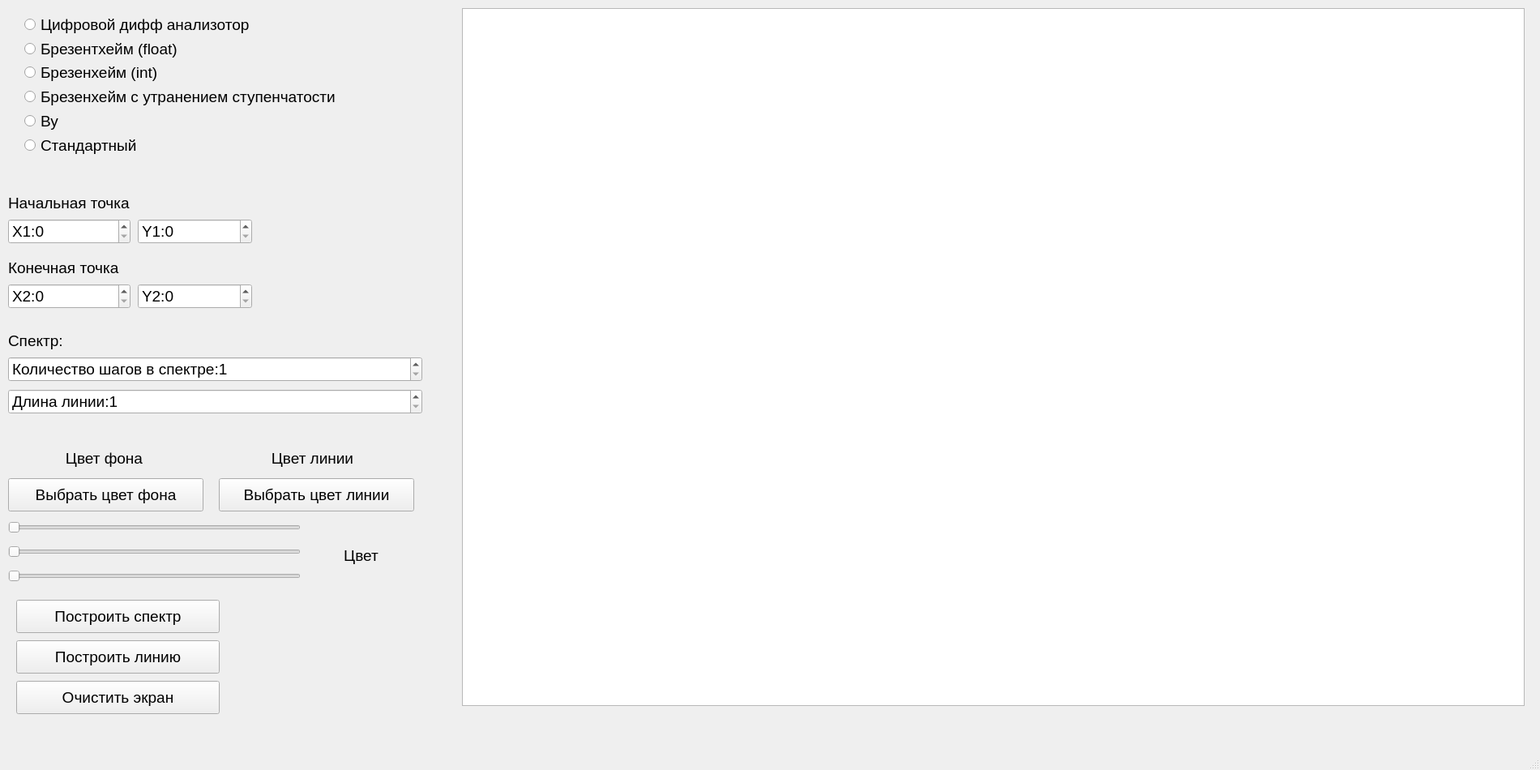
<?xml version="1.0" encoding="UTF-8"?>
<ui version="4.0">
 <class>MainWindow</class>
 <widget class="QMainWindow" name="MainWindow">
  <property name="geometry">
   <rect>
    <x>0</x>
    <y>0</y>
    <width>1900</width>
    <height>950</height>
   </rect>
  </property>
  <property name="windowTitle">
   <string>MainWindow</string>
  </property>
  <widget class="QWidget" name="centralwidget">
   <widget class="QPushButton" name="buttonSetFront">
    <property name="geometry">
     <rect>
      <x>10</x>
      <y>590</y>
      <width>241</width>
      <height>41</height>
     </rect>
    </property>
    <property name="font">
     <font>
      <pointsize>14</pointsize>
     </font>
    </property>
    <property name="text">
     <string>Выбрать цвет фона</string>
    </property>
   </widget>
   <widget class="QSlider" name="sliderRed">
    <property name="geometry">
     <rect>
      <x>10</x>
      <y>640</y>
      <width>361</width>
      <height>22</height>
     </rect>
    </property>
    <property name="font">
     <font>
      <pointsize>14</pointsize>
     </font>
    </property>
    <property name="maximum">
     <number>255</number>
    </property>
    <property name="orientation">
     <enum>Qt::Horizontal</enum>
    </property>
   </widget>
   <widget class="QSlider" name="sliderGreen">
    <property name="geometry">
     <rect>
      <x>10</x>
      <y>700</y>
      <width>361</width>
      <height>22</height>
     </rect>
    </property>
    <property name="font">
     <font>
      <pointsize>14</pointsize>
     </font>
    </property>
    <property name="maximum">
     <number>255</number>
    </property>
    <property name="orientation">
     <enum>Qt::Horizontal</enum>
    </property>
   </widget>
   <widget class="QSlider" name="sliderBlue">
    <property name="geometry">
     <rect>
      <x>10</x>
      <y>670</y>
      <width>361</width>
      <height>22</height>
     </rect>
    </property>
    <property name="font">
     <font>
      <pointsize>14</pointsize>
     </font>
    </property>
    <property name="maximum">
     <number>255</number>
    </property>
    <property name="orientation">
     <enum>Qt::Horizontal</enum>
    </property>
   </widget>
   <widget class="QLabel" name="label">
    <property name="geometry">
     <rect>
      <x>380</x>
      <y>650</y>
      <width>131</width>
      <height>71</height>
     </rect>
    </property>
    <property name="font">
     <font>
      <pointsize>14</pointsize>
     </font>
    </property>
    <property name="autoFillBackground">
     <bool>true</bool>
    </property>
    <property name="text">
     <string>Цвет</string>
    </property>
    <property name="alignment">
     <set>Qt::AlignCenter</set>
    </property>
   </widget>
   <widget class="QPushButton" name="buttonSetLine">
    <property name="geometry">
     <rect>
      <x>270</x>
      <y>590</y>
      <width>241</width>
      <height>41</height>
     </rect>
    </property>
    <property name="font">
     <font>
      <pointsize>14</pointsize>
     </font>
    </property>
    <property name="text">
     <string>Выбрать цвет линии</string>
    </property>
   </widget>
   <widget class="QRadioButton" name="redioDifAnal">
    <property name="geometry">
     <rect>
      <x>30</x>
      <y>10</y>
      <width>391</width>
      <height>41</height>
     </rect>
    </property>
    <property name="font">
     <font>
      <pointsize>14</pointsize>
     </font>
    </property>
    <property name="text">
     <string>Цифровой дифф анализотор</string>
    </property>
   </widget>
   <widget class="QRadioButton" name="radioBrenFlo">
    <property name="geometry">
     <rect>
      <x>30</x>
      <y>40</y>
      <width>291</width>
      <height>41</height>
     </rect>
    </property>
    <property name="font">
     <font>
      <pointsize>14</pointsize>
     </font>
    </property>
    <property name="text">
     <string>Брезентхейм (float)</string>
    </property>
   </widget>
   <widget class="QRadioButton" name="radioBrenInt">
    <property name="geometry">
     <rect>
      <x>30</x>
      <y>69</y>
      <width>241</width>
      <height>41</height>
     </rect>
    </property>
    <property name="font">
     <font>
      <pointsize>14</pointsize>
     </font>
    </property>
    <property name="text">
     <string>Брезенхейм (int)</string>
    </property>
   </widget>
   <widget class="QRadioButton" name="redioBrenGlu">
    <property name="geometry">
     <rect>
      <x>30</x>
      <y>99</y>
      <width>481</width>
      <height>41</height>
     </rect>
    </property>
    <property name="font">
     <font>
      <pointsize>14</pointsize>
     </font>
    </property>
    <property name="text">
     <string>Брезенхейм с утранением ступенчатости</string>
    </property>
   </widget>
   <widget class="QRadioButton" name="redioVu">
    <property name="geometry">
     <rect>
      <x>30</x>
      <y>129</y>
      <width>95</width>
      <height>41</height>
     </rect>
    </property>
    <property name="font">
     <font>
      <pointsize>14</pointsize>
     </font>
    </property>
    <property name="text">
     <string>Ву</string>
    </property>
   </widget>
   <widget class="QRadioButton" name="radioButStandart">
    <property name="geometry">
     <rect>
      <x>30</x>
      <y>159</y>
      <width>241</width>
      <height>41</height>
     </rect>
    </property>
    <property name="font">
     <font>
      <pointsize>14</pointsize>
     </font>
    </property>
    <property name="text">
     <string>Стандартный</string>
    </property>
   </widget>
   <widget class="QGraphicsView" name="graphicsView">
    <property name="geometry">
     <rect>
      <x>570</x>
      <y>10</y>
      <width>1311</width>
      <height>861</height>
     </rect>
    </property>
    <property name="verticalScrollBarPolicy">
     <enum>Qt::ScrollBarAlwaysOff</enum>
    </property>
    <property name="horizontalScrollBarPolicy">
     <enum>Qt::ScrollBarAlwaysOff</enum>
    </property>
   </widget>
   <widget class="QLabel" name="label_2">
    <property name="geometry">
     <rect>
      <x>10</x>
      <y>235</y>
      <width>221</width>
      <height>31</height>
     </rect>
    </property>
    <property name="font">
     <font>
      <pointsize>14</pointsize>
     </font>
    </property>
    <property name="text">
     <string>Начальная точка</string>
    </property>
   </widget>
   <widget class="QSpinBox" name="spinStartX">
    <property name="geometry">
     <rect>
      <x>10</x>
      <y>270</y>
      <width>151</width>
      <height>31</height>
     </rect>
    </property>
    <property name="font">
     <font>
      <pointsize>14</pointsize>
     </font>
    </property>
    <property name="prefix">
     <string>X1:</string>
    </property>
    <property name="maximum">
     <number>100000</number>
    </property>
   </widget>
   <widget class="QSpinBox" name="spinStartY">
    <property name="geometry">
     <rect>
      <x>170</x>
      <y>270</y>
      <width>141</width>
      <height>31</height>
     </rect>
    </property>
    <property name="font">
     <font>
      <pointsize>14</pointsize>
     </font>
    </property>
    <property name="prefix">
     <string>Y1:</string>
    </property>
    <property name="maximum">
     <number>100000</number>
    </property>
   </widget>
   <widget class="QSpinBox" name="spinEndX">
    <property name="geometry">
     <rect>
      <x>10</x>
      <y>350</y>
      <width>151</width>
      <height>31</height>
     </rect>
    </property>
    <property name="font">
     <font>
      <pointsize>14</pointsize>
     </font>
    </property>
    <property name="prefix">
     <string>X2:</string>
    </property>
    <property name="maximum">
     <number>100000</number>
    </property>
   </widget>
   <widget class="QSpinBox" name="spinEndY">
    <property name="geometry">
     <rect>
      <x>170</x>
      <y>350</y>
      <width>141</width>
      <height>31</height>
     </rect>
    </property>
    <property name="font">
     <font>
      <pointsize>14</pointsize>
     </font>
    </property>
    <property name="prefix">
     <string>Y2:</string>
    </property>
    <property name="maximum">
     <number>100000</number>
    </property>
   </widget>
   <widget class="QLabel" name="label_3">
    <property name="geometry">
     <rect>
      <x>10</x>
      <y>315</y>
      <width>181</width>
      <height>31</height>
     </rect>
    </property>
    <property name="font">
     <font>
      <pointsize>14</pointsize>
     </font>
    </property>
    <property name="text">
     <string>Конечная точка</string>
    </property>
   </widget>
   <widget class="QSpinBox" name="spinBox">
    <property name="geometry">
     <rect>
      <x>10</x>
      <y>440</y>
      <width>511</width>
      <height>31</height>
     </rect>
    </property>
    <property name="font">
     <font>
      <pointsize>14</pointsize>
     </font>
    </property>
    <property name="accessibleName">
     <string/>
    </property>
    <property name="accessibleDescription">
     <string/>
    </property>
    <property name="specialValueText">
     <string/>
    </property>
    <property name="prefix">
     <string>Количество шагов в спектре:</string>
    </property>
    <property name="minimum">
     <number>1</number>
    </property>
    <property name="maximum">
     <number>720</number>
    </property>
   </widget>
   <widget class="QSpinBox" name="spinBox_2">
    <property name="geometry">
     <rect>
      <x>10</x>
      <y>480</y>
      <width>511</width>
      <height>31</height>
     </rect>
    </property>
    <property name="font">
     <font>
      <pointsize>14</pointsize>
     </font>
    </property>
    <property name="specialValueText">
     <string/>
    </property>
    <property name="prefix">
     <string>Длина линии:</string>
    </property>
    <property name="minimum">
     <number>1</number>
    </property>
    <property name="maximum">
     <number>400</number>
    </property>
   </widget>
   <widget class="QLabel" name="label_4">
    <property name="geometry">
     <rect>
      <x>10</x>
      <y>405</y>
      <width>121</width>
      <height>31</height>
     </rect>
    </property>
    <property name="font">
     <font>
      <pointsize>14</pointsize>
     </font>
    </property>
    <property name="text">
     <string>Спектр:</string>
    </property>
   </widget>
   <widget class="QPushButton" name="drawSpectr">
    <property name="geometry">
     <rect>
      <x>20</x>
      <y>740</y>
      <width>251</width>
      <height>41</height>
     </rect>
    </property>
    <property name="font">
     <font>
      <pointsize>14</pointsize>
     </font>
    </property>
    <property name="text">
     <string>Построить спектр</string>
    </property>
   </widget>
   <widget class="QPushButton" name="drawLine">
    <property name="geometry">
     <rect>
      <x>20</x>
      <y>790</y>
      <width>251</width>
      <height>41</height>
     </rect>
    </property>
    <property name="font">
     <font>
      <pointsize>14</pointsize>
     </font>
    </property>
    <property name="text">
     <string>Построить линию</string>
    </property>
   </widget>
   <widget class="QPushButton" name="buttonClear">
    <property name="geometry">
     <rect>
      <x>20</x>
      <y>840</y>
      <width>251</width>
      <height>41</height>
     </rect>
    </property>
    <property name="font">
     <font>
      <pointsize>14</pointsize>
     </font>
    </property>
    <property name="text">
     <string>Очистить экран</string>
    </property>
   </widget>
   <widget class="QLabel" name="frontCol">
    <property name="geometry">
     <rect>
      <x>18</x>
      <y>550</y>
      <width>221</width>
      <height>31</height>
     </rect>
    </property>
    <property name="font">
     <font>
      <pointsize>14</pointsize>
     </font>
    </property>
    <property name="autoFillBackground">
     <bool>true</bool>
    </property>
    <property name="text">
     <string>Цвет фона</string>
    </property>
    <property name="alignment">
     <set>Qt::AlignCenter</set>
    </property>
   </widget>
   <widget class="QLabel" name="lineCol">
    <property name="geometry">
     <rect>
      <x>270</x>
      <y>550</y>
      <width>231</width>
      <height>31</height>
     </rect>
    </property>
    <property name="font">
     <font>
      <pointsize>14</pointsize>
     </font>
    </property>
    <property name="autoFillBackground">
     <bool>true</bool>
    </property>
    <property name="text">
     <string>Цвет линии</string>
    </property>
    <property name="alignment">
     <set>Qt::AlignCenter</set>
    </property>
   </widget>
  </widget>
  <widget class="QMenuBar" name="menubar">
   <property name="geometry">
    <rect>
     <x>0</x>
     <y>0</y>
     <width>1900</width>
     <height>26</height>
    </rect>
   </property>
  </widget>
  <widget class="QStatusBar" name="statusbar"/>
 </widget>
 <resources/>
 <connections/>
</ui>
